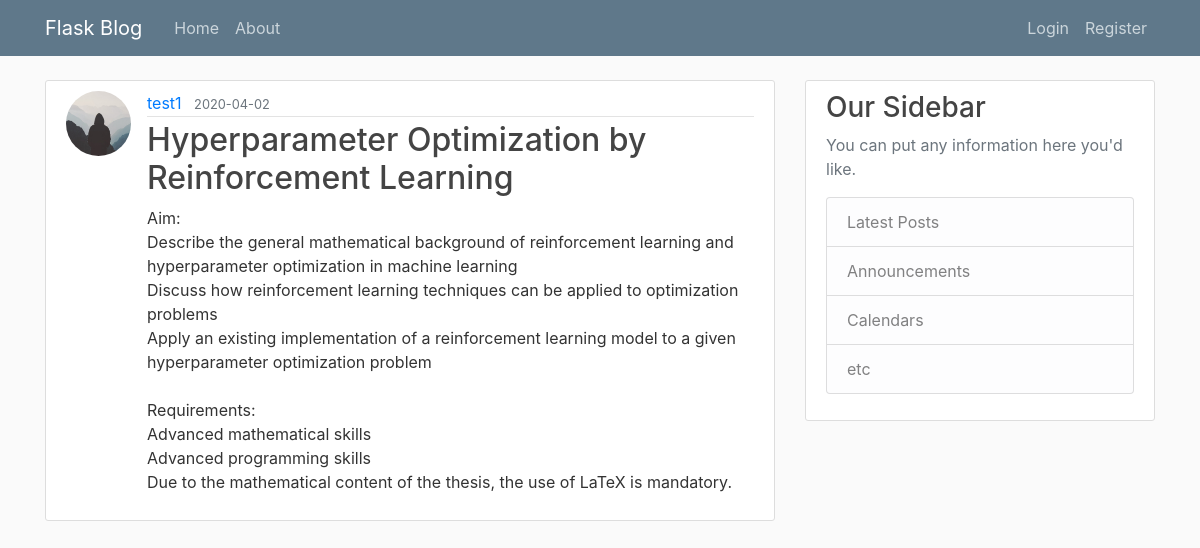
The page /post/18 on the database its author committed.
### flaskblog/models.py (models this page shows, shortened)
class User(db.Model, UserMixin):
    id = db.Column(db.Integer, primary_key=True)
    username = db.Column(db.String(20), unique=True, nullable=False)
    email = db.Column(db.String(120), unique=True, nullable=False)
    image_file = db.Column(db.String(20), nullable=False, default='default.jpg')
    password = db.Column(db.String(60),nullable=False)
    posts = db.relationship('Post',backref='author',lazy=True)

class Post(db.Model):
    id = db.Column(db.Integer, primary_key=True)
    title = db.Column(db.String(100), nullable=False)
    date_posted = db.Column(db.DateTime, nullable=False,default=datetime.utcnow)
    content = db.Column(db.Text, nullable=False)
    user_id = db.Column(db.Integer, db.ForeignKey('user.id'),nullable=False)

### flaskblog/posts/routes.py (the view)
@posts.route("/post/<int:post_id>")
def post(post_id):
    post = Post.query.get_or_404(post_id)
    return render_template('post.html', title=post.title, post=post)

### flaskblog/templates/post.html (shortened to what this page needs)
{% extends "layout.html" %}
{% block content %}
<article class="media content-section">
    <img class="rounded-circle article-img"
        src="{{ url_for('static', filename='profile_pics/'+post.author.image_file) }}">
    <div class="media-body">
        <div class="article-metadata">
            <a class="mr-2" href="{{ url_for('users.user_posts', username=post.author.username) }}">{{ post.author.username }}</a>
            <small class="text-muted">{{ post.date_posted.strftime("%Y-%m-%d") }}</small>
        </div>
        <h2 class="article-title">{{ post.title }}</a></h2>
        <p class="article-content">{{ post.content }}</p>
    </div>
</article>
{% endblock content %}

### flaskblog/static/main.css (style rules this page uses)
body { background: #fafafa; color: #333333; margin-top: 5rem; }
h1, h2, h3, h4, h5, h6 { color: #444444; }
.content-section { background: #ffffff; padding: 10px 20px; border: 1px solid #dddddd; border-radius: 3px; margin-bottom: 20px; }
.article-title { color: #444444; }
.article-content { white-space: pre-line; }
.article-img { height: 65px; width: 65px; margin-right: 16px; }
.article-metadata { padding-bottom: 1px; margin-bottom: 4px; border-bottom: 1px solid #e3e3e3 }

### rows shown on the page
User: image_file (placeholder picture), author.username "test1"
Post: date_posted "2020-04-02", title "Hyperparameter Optimization by Reinforcement Learning", content "Aim: Describe the general mathematical background of reinforcement learning and hyperparameter optimization in machine learning Discuss how reinforcement learning techniques can be applied to optimization problems Apply an existing implementation of a reinforcement learning model to a given hyperparameter optimization problem Requirements: Advanced mathematical skills Advanced programming skills Due to the mathematical content of the thesis, the use of LaTeX is mandatory."
